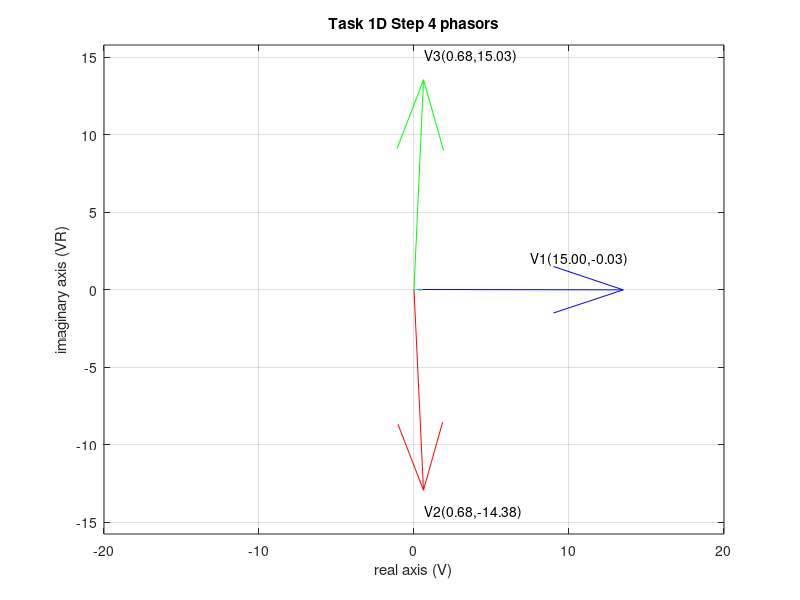

Write MATLAB code to recreate this figure.
%{
Task 5 B: Single-Phase Phasor Diagram for the Series RLC Circuit Based on
the measurement in Task 1D, Step 4, draw (using MATLAB or Excel, not by
hand!) the phasor diagram for this case showing the applied voltage V1,
input current I1, inductor voltage V2 and capacitor voltage V3. Then,
repeat the same for the measurement of Step 5. Based on your diagrams, how
does the voltages across the inductor and capacitor relate to the applied
voltage?

%}
% Step 4 is all capacitors, 1 resistor
% Step 5 is all capacitors and all resistors
clear; clc;

V1 = 15*exp(deg2rad(-0.1)*1i);
pfa1 = deg2rad(2.2);
pfa2 = deg2rad(87.2);
pfa3 = deg2rad(-87.5);
I1 = 0.59 * exp((angle(V1)-pfa1)*1i);
V2 = 14.4 * exp((angle(V1)-pfa2)*1i);
V3 = 15.05 * exp((angle(V1)-pfa3)*1i);

% Drawing Phasors
quiver(0,0,real(V1),imag(V1),'Color','b');
xlim([-20 20])
axis equal
grid on;
hold on;
quiver(0,0,real(V2),imag(V2),'Color','r');
quiver(0,0,real(V3),imag(V3),'Color','g');
title('Task 1D Step 4 phasors')
xlabel('real axis (V)');
ylabel('imaginary axis (VR)');
text(real(V1)/2, imag(V1)+2, sprintf('V1(%.2f,%.2f)',[real(V1) imag(V1)]));
text(real(V2), imag(V2), sprintf('V2(%.2f,%.2f)',[real(V2) imag(V2)]));
text(real(V3), imag(V3), sprintf('V3(%.2f,%.2f)',[real(V3) imag(V3)]));
quiver(0,0,real(I1),imag(I1));